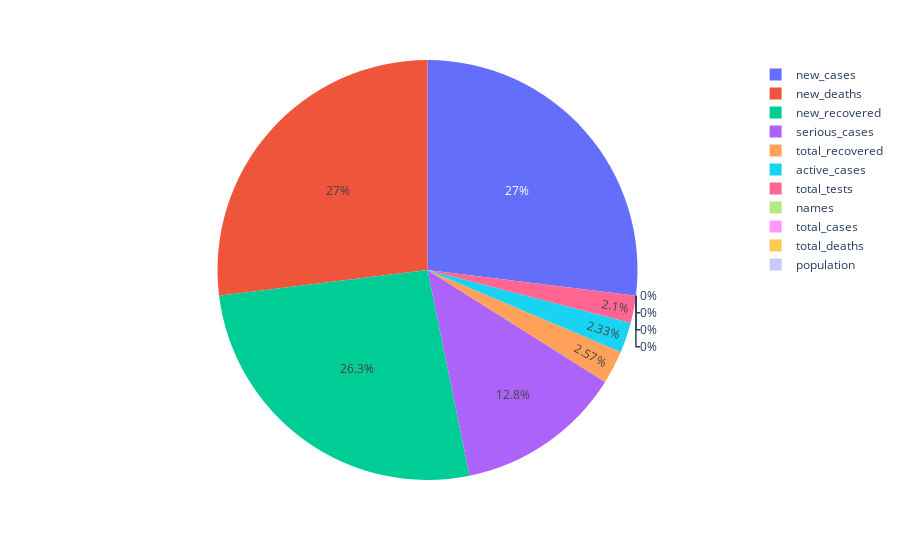

Write notebook code for a chart like this one.
### Code cell
# pie_chart
px.pie( values= missing_data.values, names= missing_data.index)

### Figure 1 — Plotly figure (JSON) as saved in the notebook; plotly's stock layout.template omitted (floating-point values rounded to 4 significant figures)
{"data": [{"domain": {"x": [0, 1], "y": [0, 1]}, "hovertemplate": "label=%{label}<br>value=%{value}<extra></extra>", "labels": ["names", "total_cases", "new_cases", "total_deaths", "new_deaths", "total_recovered", "new_recovered", "active_cases", "serious_cases", "total_tests", "population"], "legendgroup": "", "name": "", "showlegend": true, "type": "pie", "values": [0, 0, 231, 0, 231, 22, 225, 20, 110, 18, 0]}], "layout": {"legend": {"tracegroupgap": 0}, "margin": {"t": 60}}}
